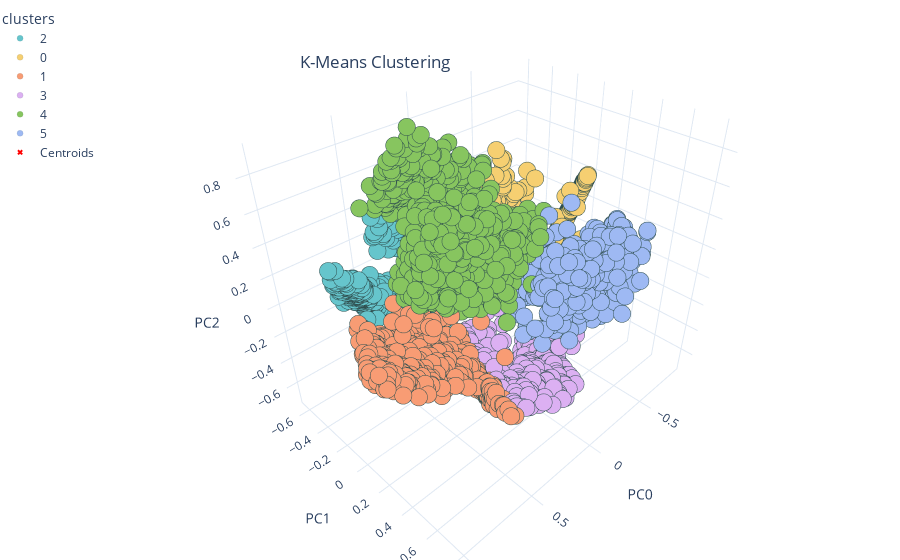

The notebook cell saved with this chart:
### Code cell
visualizing_3d_clusters(customers_pca, clusters_km, centroids_km, 'K-Means Clustering')

### Figure 1 — Plotly figure (JSON) as saved in the notebook; plotly's stock layout.template omitted (floating-point values rounded to 4 significant figures; data arrays with more than 128 entries replaced by an {"elided": "..."} marker saying what was removed)
{"data": [{"hovertemplate": "<b>%{text}</b><br>PC0: %{x}<br>PC1: %{y}<br>PC2: %{z}<extra></extra>", "legendgroup": "2", "marker": {"color": "rgb(102, 197, 204)", "line": {"color": "DarkSlateGrey", "width": 0.1}, "size": 6, "symbol": "circle"}, "mode": "markers", "name": "2", "scene": "scene", "showlegend": true, "text": {"elided": "6965 str values"}, "type": "scatter3d", "x": {"elided": "1135 float values"}, "y": {"elided": "1135 float values"}, "z": {"elided": "1135 float values"}}, {"hovertemplate": "<b>%{text}</b><br>PC0: %{x}<br>PC1: %{y}<br>PC2: %{z}<extra></extra>", "legendgroup": "0", "marker": {"color": "rgb(246, 207, 113)", "line": {"color": "DarkSlateGrey", "width": 0.1}, "size": 6, "symbol": "circle"}, "mode": "markers", "name": "0", "scene": "scene", "showlegend": true, "text": {"elided": "6965 str values"}, "type": "scatter3d", "x": {"elided": "1950 float values"}, "y": {"elided": "1950 float values"}, "z": {"elided": "1950 float values"}}, {"hovertemplate": "<b>%{text}</b><br>PC0: %{x}<br>PC1: %{y}<br>PC2: %{z}<extra></extra>", "legendgroup": "1", "marker": {"color": "rgb(248, 156, 116)", "line": {"color": "DarkSlateGrey", "width": 0.1}, "size": 6, "symbol": "circle"}, "mode": "markers", "name": "1", "scene": "scene", "showlegend": true, "text": {"elided": "6965 str values"}, "type": "scatter3d", "x": {"elided": "1199 float values"}, "y": {"elided": "1199 float values"}, "z": {"elided": "1199 float values"}}, {"hovertemplate": "<b>%{text}</b><br>PC0: %{x}<br>PC1: %{y}<br>PC2: %{z}<extra></extra>", "legendgroup": "3", "marker": {"color": "rgb(220, 176, 242)", "line": {"color": "DarkSlateGrey", "width": 0.1}, "size": 6, "symbol": "circle"}, "mode": "markers", "name": "3", "scene": "scene", "showlegend": true, "text": {"elided": "6965 str values"}, "type": "scatter3d", "x": {"elided": "842 float values"}, "y": {"elided": "842 float values"}, "z": {"elided": "842 float values"}}, {"hovertemplate": "<b>%{text}</b><br>PC0: %{x}<br>PC1: %{y}<br>PC2: %{z}<extra></extra>", "legendgroup": "4", "marker": {"color": "rgb(135, 197, 95)", "line": {"color": "DarkSlateGrey", "width": 0.1}, "size": 6, "symbol": "circle"}, "mode": "markers", "name": "4", "scene": "scene", "showlegend": true, "text": {"elided": "6965 str values"}, "type": "scatter3d", "x": {"elided": "1121 float values"}, "y": {"elided": "1121 float values"}, "z": {"elided": "1121 float values"}}, {"hovertemplate": "<b>%{text}</b><br>PC0: %{x}<br>PC1: %{y}<br>PC2: %{z}<extra></extra>", "legendgroup": "5", "marker": {"color": "rgb(158, 185, 243)", "line": {"color": "DarkSlateGrey", "width": 0.1}, "size": 6, "symbol": "circle"}, "mode": "markers", "name": "5", "scene": "scene", "showlegend": true, "text": {"elided": "6965 str values"}, "type": "scatter3d", "x": {"elided": "718 float values"}, "y": {"elided": "718 float values"}, "z": {"elided": "718 float values"}}, {"hovertemplate": "<b>Centroid</b><br>PC0: %{x}<br>PC1: %{y}<br>PC2: %{z}<extra></extra>", "marker": {"color": "red", "size": 5, "symbol": "x"}, "mode": "markers", "name": "Centroids", "type": "scatter3d", "x": [-0.7369, 0.711, 0.3617, -0.03451, 0.3677, -0.2926], "y": [-0.1139, 0.1357, -0.5305, 0.3327, 0.04929, 0.4546], "z": [0.04936, -0.131, -0.1615, -0.5028, 0.5093, 0.134]}], "layout": {"legend": {"title": {"text": "clusters"}, "tracegroupgap": 0, "x": 0.01, "xanchor": "right", "y": 0.99, "yanchor": "top"}, "margin": {"b": 0, "l": 0, "r": 0, "t": 0}, "scene": {"domain": {"x": [0, 1], "y": [0, 1]}, "xaxis": {"title": {"text": "PC0"}}, "yaxis": {"title": {"text": "PC1"}}, "zaxis": {"title": {"text": "PC2"}}}, "showlegend": true, "title": {"text": "K-Means Clustering", "x": 0.5, "xanchor": "right", "y": 0.9, "yanchor": "top"}}}
